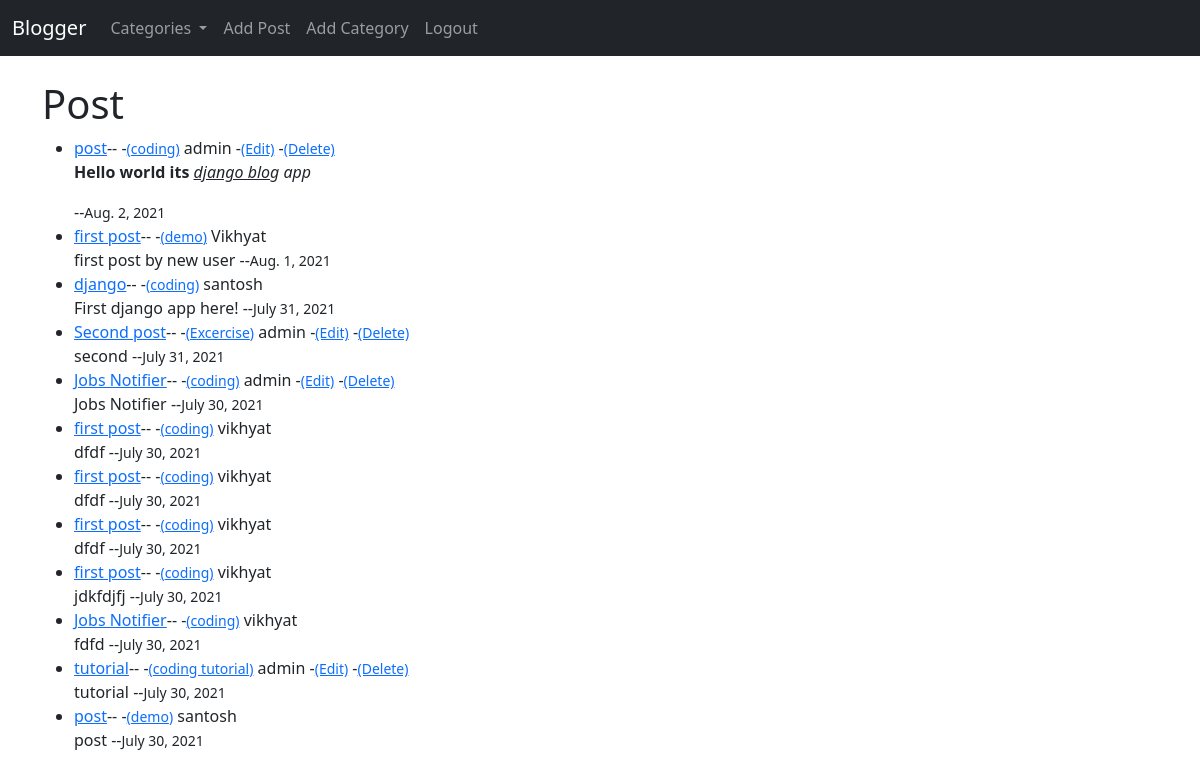
Screenshot of / (signed in) with the database file from the repository.
### theblog/models.py (models this page shows, shortened)
class Post(models.Model):
    title = models.CharField(max_length=255)
    title_tag = models.CharField(max_length=255)
    author = models.ForeignKey(User,on_delete=models.CASCADE)
    body= RichTextField(blank=True,null=True)
    category=models.CharField(max_length=255,default='coding')
    snippet=models.CharField(max_length=255,default='Click link above to read blog post...')
    post_date=models.DateField(auto_now_add=True)
    likes = models.ManyToManyField(User,related_name='blog_post')

### theblog/views.py (the view)
# urls.py: path('',HomeView.as_view(),name="home"),
class HomeView(ListView):
    model=Post
    template_name='home.html'
    ordering=['-post_date']
    def get_context_data(self, *args,**kwargs):
        category_menu= Category.objects.all()
        context= super(HomeView,self).get_context_data(*args,**kwargs)
        context['category_menu']=category_menu
        return context

### theblog/models.py (called while the page is built)
    def __str__(self):
        return self.name

### theblog/templates/home.html
{%extends 'base.html'%}
{% block content %}
<h1>Post</h1>
<ul>
{% for post in object_list%}
   <li> <a href="{%url 'article-detail' post.pk%}">{{post.title}}</a>--
    -<a href="{%url 'category' post.category|slugify%}"><small>({{post.category }})</small></a>
    {{post.author}}
    {%if user.is_authenticated%}
    {%if user.id == post.author.id%}
    -<a href="{%url 'update_post' post.pk%}"><small>(Edit)</small></a>
    -<a href="{%url 'delete_post' post.pk%}"><small>(Delete)</small></a>
    {% endif %}
    {% endif %}
    <br>
    {{post.body|slice:"200"|safe}} --<small>{{post.post_date}}</small></li>
{%endfor%}
</ul>
{% endblock %}

### rows the page displays
Post: title "post", category "coding", author "admin", shows "(Edit)", body "Hello world its django blo g app", post_date "Aug. 2, 2021"
Post: title "first post", category "demo", author "Vikhyat", body "first post by new user", post_date "Aug. 1, 2021"
Post: title "django", category "coding", author "santosh", body "First django app here!", post_date "July 31, 2021"
Post: title "Second post", category "Excercise", author "admin", shows "(Edit)", body "second", post_date "July 31, 2021"
Post: title "Jobs Notifier", category "coding", author "admin", shows "(Edit)", body "Jobs Notifier", post_date "July 30, 2021"
Post: title "first post", category "coding", author "vikhyat", body "dfdf", post_date "July 30, 2021"
Post: title "first post", category "coding", author "vikhyat", body "dfdf", post_date "July 30, 2021"
Post: title "first post", category "coding", author "vikhyat", body "dfdf", post_date "July 30, 2021"
Post: title "first post", category "coding", author "vikhyat", body "jdkfdjfj", post_date "July 30, 2021"
Post: title "Jobs Notifier", category "coding", author "vikhyat", body "fdfd", post_date "July 30, 2021"
Post: title "tutorial", category "coding tutorial", author "admin", shows "(Edit)", body "tutorial", post_date "July 30, 2021"
Post: title "post", category "demo", author "santosh", body "post", post_date "July 30, 2021"
